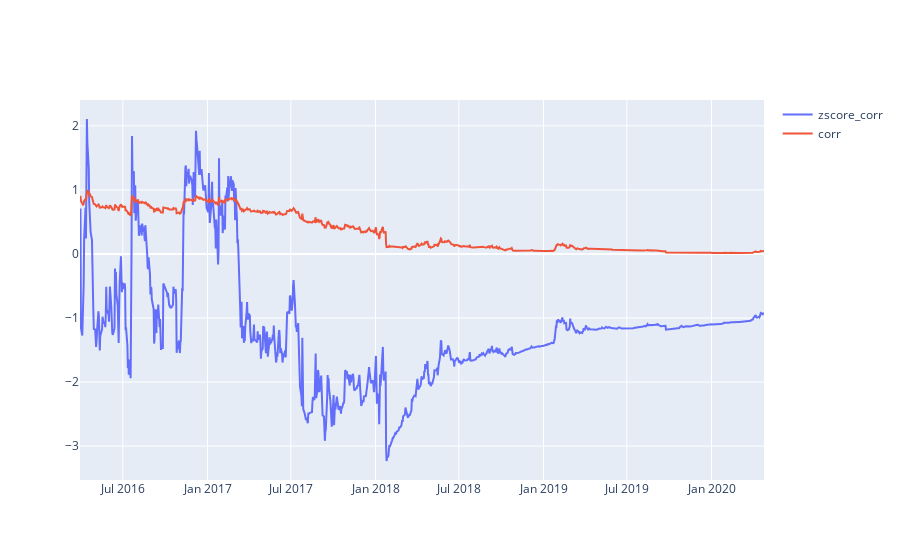
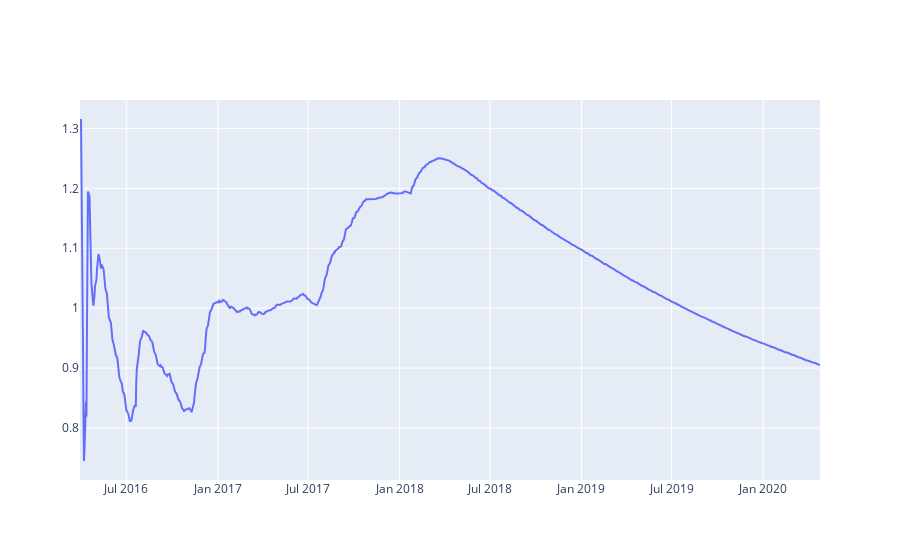
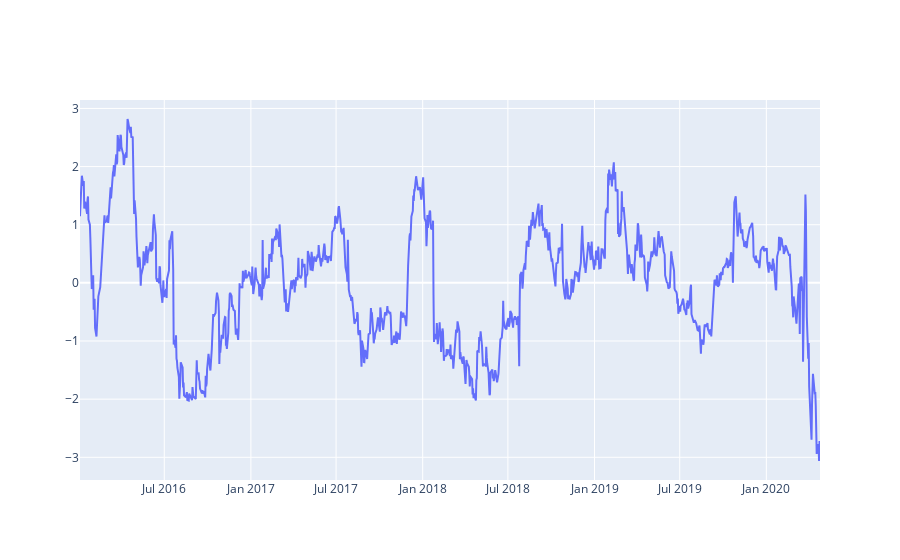
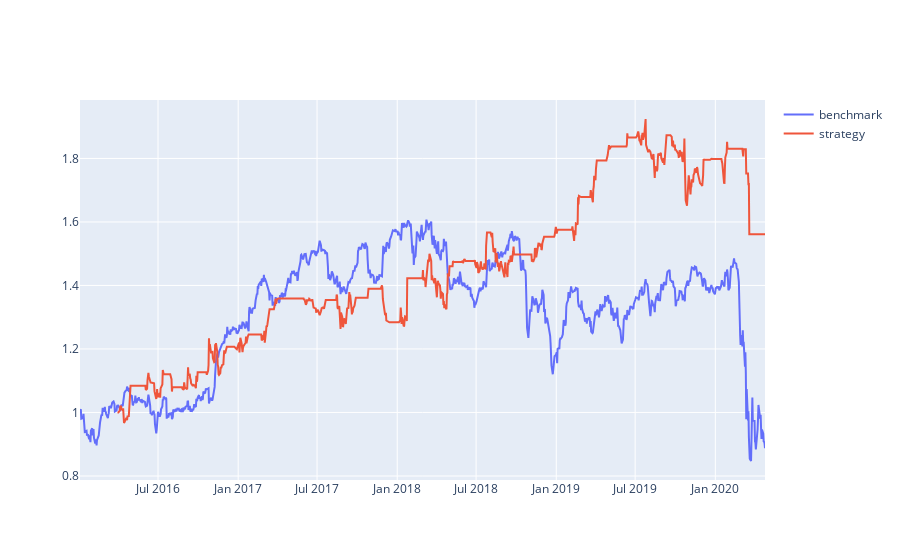

Notebook code for these charts, in order:
### Code cell
importlib.reload(base_fx)
importlib.reload(portfolio_fx)
importlib.reload(algos)
portfolio, mavg_zscore = algos.pair_trade_with_zscore_limit_and_corr(settings, quotes)

### Figure 1 — Plotly figure (JSON) as saved in the notebook; plotly's stock layout.template omitted (floating-point values rounded to 4 significant figures; data arrays with more than 128 entries replaced by an {"elided": "..."} marker saying what was removed)
{"data": [{"mode": "lines", "name": "zscore_corr", "type": "scatter", "x": {"elided": "1026 str values"}, "y": {"elided": "1026 float values"}}, {"mode": "lines", "name": "corr", "type": "scatter", "x": {"elided": "1026 str values"}, "y": {"elided": "1026 float values"}}], "layout": {}}

### Figure 2 — Plotly figure (JSON) as saved in the notebook; plotly's stock layout.template omitted (floating-point values rounded to 4 significant figures; data arrays with more than 128 entries replaced by an {"elided": "..."} marker saying what was removed)
{"data": [{"mode": "lines", "name": "zscore_vol", "type": "scatter", "x": {"elided": "1026 str values"}, "y": {"elided": "1026 float values"}}], "layout": {}}

### Figure 3 — Plotly figure (JSON) as saved in the notebook; plotly's stock layout.template omitted (floating-point values rounded to 4 significant figures; data arrays with more than 128 entries replaced by an {"elided": "..."} marker saying what was removed)
{"data": [{"mode": "lines", "name": "zscore", "type": "scatter", "x": {"elided": "1085 str values"}, "y": {"elided": "1085 float values"}}], "layout": {}}

### Figure 4 — Plotly figure (JSON) as saved in the notebook; plotly's stock layout.template omitted (floating-point values rounded to 4 significant figures; data arrays with more than 128 entries replaced by an {"elided": "..."} marker saying what was removed)
{"data": [{"mode": "lines", "name": "benchmark", "type": "scatter", "x": {"elided": "1085 str values"}, "y": {"elided": "1085 float values"}}, {"mode": "lines", "name": "strategy", "type": "scatter", "x": {"elided": "1026 str values"}, "y": {"elided": "1026 float values"}}], "layout": {}}
